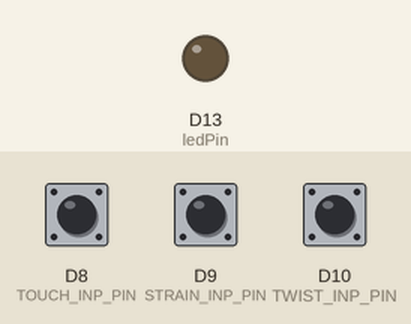
The sketch below on a simulated Arduino Nano 33 IoT. Parts: output pins drawn as LEDs (lit = HIGH). The test bench sets the inputs (shaded band); at power-on: D8 (TOUCH_INP_PIN) HIGH, D9 (STRAIN_INP_PIN) HIGH, D10 (TWIST_INP_PIN) HIGH. Nothing arrives over Bluetooth unless stated; a phone connects over Bluetooth LE 3 s after start; what the sketch prints to the serial monitor is not drawn.

Above: at 0.1 s.
At 2.6 s:
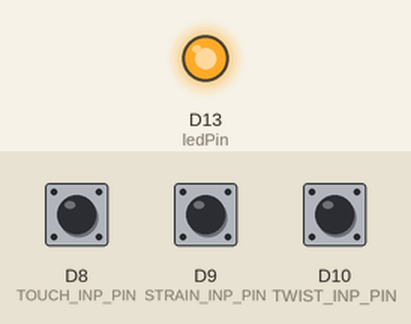
Timing chart, 0 to 4.1 s (numbered marks = the images above):
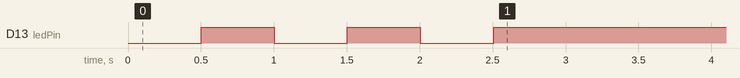

The sketch:

arduino.ino
```cpp
#include "Bluetooth.h"

const int TWIST_INP_PIN = 10;
const int STRAIN_INP_PIN = 9;
const int TOUCH_INP_PIN = 8;

const int delayMS = 500;

void setup(){
  Serial.begin(9600);
  pinMode(TWIST_INP_PIN, INPUT_PULLUP);
  pinMode(STRAIN_INP_PIN, INPUT_PULLUP);
  pinMode(TOUCH_INP_PIN, INPUT_PULLUP);

  // bluetooth setup functions
  setupBluetooth();
  advertiseBluetooth();
}

//int lastTwistSend = millis();

// test value
int val = 0;
void loop(){
  unsigned long time = millis();
  verifyConnection();
//
  int twistVal = digitalRead(TWIST_INP_PIN);
  int strainVal = digitalRead(STRAIN_INP_PIN);
  int touchVal = digitalRead(TOUCH_INP_PIN);

  /* send bluetooth using sendValue(inp, value)
      inp: TWIST, STRAIN, TOUCH
      value: int, int, float
  */

//  if(millis() - lastTwistSend > 3000){
//    sendValue(TWIST, 1);
//    lastTwistSend = millis();
//  }

  sendValue(TWIST, twistVal);
  sendValue(STRAIN, strainVal);
  sendValue(TOUCH, touchVal);

//  Serial.println(twistVal);
//  Serial.println(strainVal);
//  Serial.println(touchVal);
//  Serial.println("\n\n");


  // bool sent = sendValue(TWIST, val);
  // Serial.print(sent);

  // val = val == 0 ? 3 : 0;

  while(millis() - time < delayMS){
    continue;
  }
}
```

Bluetooth.h
```cpp
#ifndef Bluetooth_h
#define Bluetooth_h

#include <ArduinoBLE.h>

const int MAX_BUFFER_SIZE = 256;
const bool BUFFER_FIXED_LENGTH = false;

const char* serviceUUID = "19b10000-e8f2-537e-4f6c-d104768a1214";
const char* twistInputUUID = "19b10001-e8f2-537e-4f6c-d104768a1214";
const char* strainInputUUID = "19b10002-e8f2-537e-4f6c-d104768a1214";
const char* touchInputUUID = "19b10003-e8f2-537e-4f6c-d104768a1214";

BLEService ledService(serviceUUID);

BLEByteCharacteristic twistInputCharacteristic(twistInputUUID, BLERead | BLEWrite | BLENotify);
BLEByteCharacteristic strainInputCharacteristic(strainInputUUID, BLERead | BLEWrite | BLENotify);
BLEFloatCharacteristic touchInputCharacteristic(touchInputUUID, BLERead | BLEWrite | BLENotify);

int lastTwistInputValue = 0;
int lastStrainInputValue = 0;
float lastTouchInputValue = 0;

enum SENSOR_INPUTS { TWIST, STRAIN, TOUCH };


enum CONNECTION_STATE { DISCONNECTED, SEARCHING, CONNECTED };
enum CONNECTION_STATE connectionState = DISCONNECTED;

BLEDevice central;

const int ledPin = LED_BUILTIN;
const int blinkInterval = 500;


void setupBluetooth() {
  if (!BLE.begin()) {
    Serial.println("starting BLE failed!");
    while (1);
  }

  BLE.setLocalName("Ring Comm");
  BLE.setAdvertisedService(ledService);

  ledService.addCharacteristic(twistInputCharacteristic);
  ledService.addCharacteristic(strainInputCharacteristic);
  ledService.addCharacteristic(touchInputCharacteristic);

  BLE.addService(ledService);

  twistInputCharacteristic.writeValue(0);
  strainInputCharacteristic.writeValue(0);
  touchInputCharacteristic.writeValue(0);
}


// hangs until bluetooth is connected
void advertiseBluetooth() {
  BLE.advertise();

  connectionState = SEARCHING;
  Serial.println("Peripheral advertising info: ");
  Serial.print("Name: ");
  Serial.println("LED Arduino");
  Serial.print("MAC: ");
  Serial.println(BLE.address());
  Serial.print("Service UUID: ");
  Serial.println(serviceUUID);

  Serial.println("Bluetooth device active, waiting for connections...");

  pinMode(ledPin, OUTPUT);
  unsigned long prevBlink = millis();
  while(connectionState == SEARCHING){
    if(millis() - prevBlink > blinkInterval){
      digitalWrite(ledPin, !digitalRead(ledPin));
      prevBlink = millis();
    }

    if(!central){
      central = BLE.central();
      if(central && central.connected()){
        Serial.print("Connected to central: ");
        Serial.println(central.address());
        digitalWrite(ledPin, HIGH);
        connectionState = CONNECTED;

      }
    }
  }
}

void verifyConnection() {
  if(!central.connected()){
    digitalWrite(ledPin, LOW);
    Serial.println("Central no longer connected!");
    connectionState = DISCONNECTED;
  }
}


template <class T>
bool sendValue(SENSOR_INPUTS inp, T val ) {
  switch(inp){
    case TWIST:
      if(val != lastTwistInputValue){
        Serial.print("Twist sensor sending: ");
        Serial.println(val);
        twistInputCharacteristic.writeValue(val);
        lastTwistInputValue = val;
        return true;
      }

    case STRAIN:
      if(val != lastStrainInputValue){
        strainInputCharacteristic.writeValue(val);
        lastStrainInputValue = val;
        return true;
      }
    case TOUCH:
      if(val != lastTouchInputValue){
        touchInputCharacteristic.writeValue(val);
        lastTouchInputValue = val;
        return true;
      }
  }
  return false;
}

#endif
```
